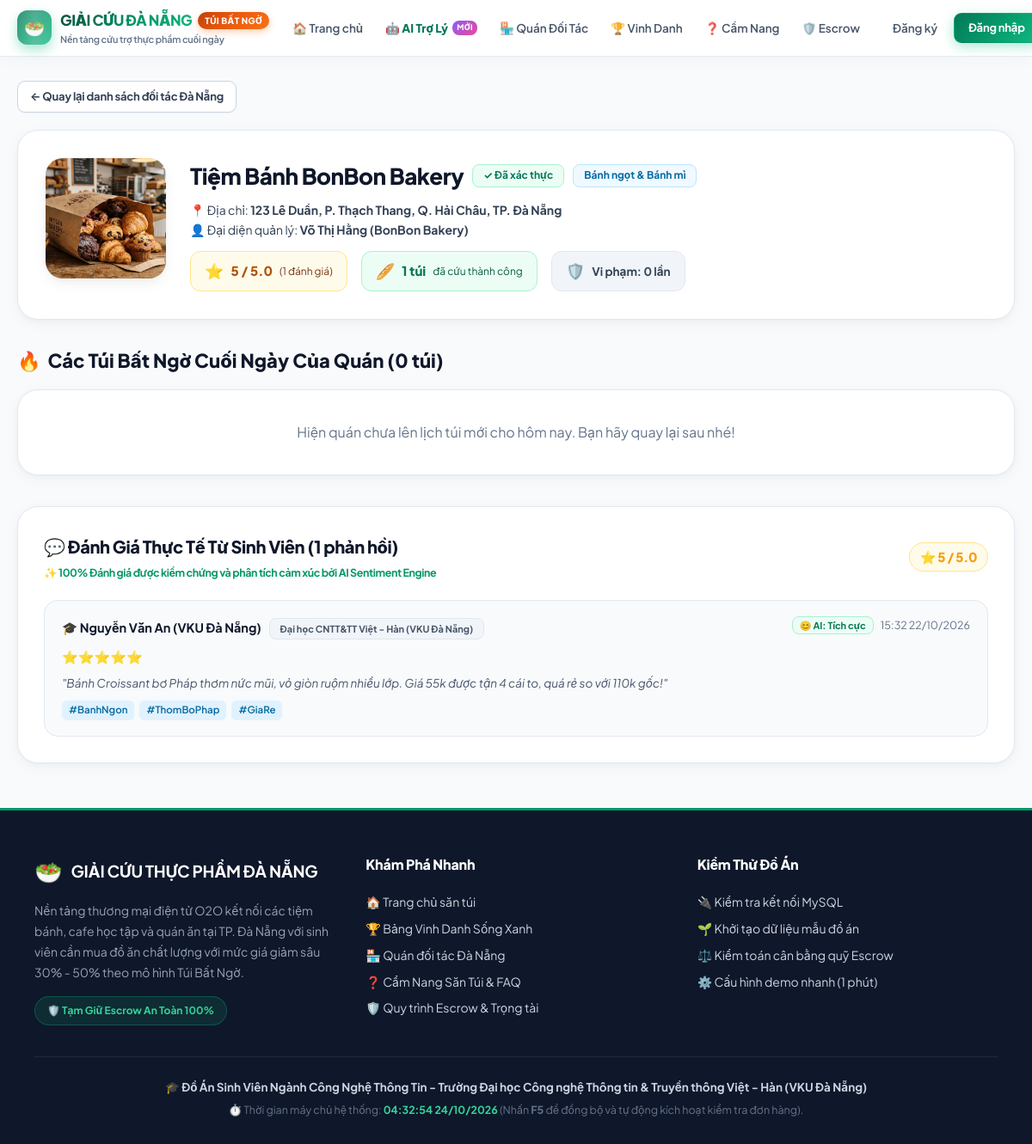
The app's page /quan_chi_tiet.php?id=1 with its own data.
### tables this page shows
CREATE TABLE `shops` (
  `id` int(11) NOT NULL AUTO_INCREMENT,
  `owner_id` int(11) NOT NULL,
  `name` varchar(150) NOT NULL,
  `address` varchar(255) NOT NULL,
  `district` varchar(50) NOT NULL,
  `type` varchar(50) NOT NULL,
  `image` varchar(255) DEFAULT NULL,
  `violation_count` int(11) NOT NULL DEFAULT 0,
  `status` enum('cho_duyet','da_duyet') NOT NULL DEFAULT 'cho_duyet',
  `created_at` datetime DEFAULT current_timestamp(),
  PRIMARY KEY (`id`),
  KEY `fk_shops_owner` (`owner_id`),
  CONSTRAINT `fk_shops_owner` FOREIGN KEY (`owner_id`) REFERENCES `users` (`id`) ON DELETE CASCADE
);

CREATE TABLE `users` (
  `id` int(11) NOT NULL AUTO_INCREMENT,
  `name` varchar(100) NOT NULL,
  `email` varchar(100) NOT NULL,
  `password` varchar(255) NOT NULL,
  `role` enum('student','shop_owner','admin') NOT NULL DEFAULT 'student',
  `balance` decimal(12,2) NOT NULL DEFAULT 0.00,
  `warning_count` int(11) NOT NULL DEFAULT 0,
  `is_locked` tinyint(1) NOT NULL DEFAULT 0,
  `created_at` datetime DEFAULT current_timestamp(),
  `university` varchar(150) DEFAULT 'Đại học CNTT&TT Việt - Hàn (VKU)',
  PRIMARY KEY (`id`),
  UNIQUE KEY `email` (`email`)
);

CREATE TABLE `reviews` (
  `id` int(11) NOT NULL AUTO_INCREMENT,
  `order_id` int(11) NOT NULL,
  `user_id` int(11) NOT NULL,
  `shop_id` int(11) NOT NULL,
  `rating` int(11) NOT NULL CHECK (`rating` between 1 and 5),
  `comment` text DEFAULT NULL,
  `created_at` datetime NOT NULL DEFAULT current_timestamp(),
  `ai_sentiment` varchar(30) DEFAULT 'tich_cuc',
  `ai_tags` varchar(255) DEFAULT '#NgonRe #HaiLong',
  PRIMARY KEY (`id`),
  UNIQUE KEY `order_id` (`order_id`),
  KEY `user_id` (`user_id`),
  KEY `shop_id` (`shop_id`),
  CONSTRAINT `reviews_ibfk_1` FOREIGN KEY (`order_id`) REFERENCES `orders` (`id`) ON DELETE CASCADE,
  CONSTRAINT `reviews_ibfk_2` FOREIGN KEY (`user_id`) REFERENCES `users` (`id`) ON DELETE CASCADE,
  CONSTRAINT `reviews_ibfk_3` FOREIGN KEY (`shop_id`) REFERENCES `shops` (`id`) ON DELETE CASCADE
);

### functions.php (called while the page is built, shortened)
<?php
function format_datetime($datetime) {
    $timestamp = strtotime($datetime);
    return date('H:i d/m/Y', $timestamp);
}
function get_shop_rating($conn, $shop_id) {
    $shop_id = (int)$shop_id;
    $stmt = mysqli_prepare($conn, "SELECT COUNT(*) AS total, COALESCE(AVG(rating), 5.0) AS avg_rate FROM reviews WHERE shop_id = ?");
    mysqli_stmt_bind_param($stmt, "i", $shop_id);
    mysqli_stmt_execute($stmt);
    $res = mysqli_stmt_get_result($stmt);
    $row = mysqli_fetch_assoc($res);
    $total = (int)($row['total'] ?? 0);
    $avg = round((float)($row['avg_rate'] ?? 5.0), 1);
    return [
        'total' => $total,
        'avg' => $avg
    ];
}
function get_shop_reviews($conn, $shop_id, $limit = 5) {
    $shop_id = (int)$shop_id;
    $limit = (int)$limit;
    $sql = "SELECT r.*, u.name AS student_name, u.university
            FROM reviews r
            JOIN users u ON r.user_id = u.id
            WHERE r.shop_id = ?
            ORDER BY r.id DESC LIMIT ?";
    $stmt = mysqli_prepare($conn, $sql);
    mysqli_stmt_bind_param($stmt, "ii", $shop_id, $limit);
    mysqli_stmt_execute($stmt);
    $res = mysqli_stmt_get_result($stmt);
    $reviews = [];
    while ($row = mysqli_fetch_assoc($res)) {
        $reviews[] = $row;
    }
    return $reviews;
}
?>

### quan_chi_tiet.php (the view, shortened to what this page needs)
<?php
require_once __DIR__ . '/config.php';
require_once __DIR__ . '/functions.php';
$shop_id = (int)($_GET['id'] ?? 0);
$sql = "SELECT s.*, u.name AS owner_name
        FROM shops s
        JOIN users u ON s.owner_id = u.id
        WHERE s.id = ? AND s.status = 'da_duyet' LIMIT 1";
$stmt = mysqli_prepare($conn, $sql);
mysqli_stmt_bind_param($stmt, "i", $shop_id);
mysqli_stmt_execute($stmt);
$res = mysqli_stmt_get_result($stmt);
$shop = mysqli_fetch_assoc($res);
$rating_info = get_shop_rating($conn, $shop['id']);
$reviews = get_shop_reviews($conn, $shop['id'], 10);
$shop_bags = [];
$sql_rescued = "SELECT COUNT(*) AS total FROM orders WHERE shop_id = ? AND status IN ('hoan_thanh', 'chuyen_tien_quan')";
$stmt_rescued = mysqli_prepare($conn, $sql_rescued);
mysqli_stmt_bind_param($stmt_rescued, "i", $shop['id']);
mysqli_stmt_execute($stmt_rescued);
$res_rescued = mysqli_stmt_get_result($stmt_rescued);
$total_rescued = mysqli_fetch_assoc($res_rescued)['total'] ?? 0;
require_once __DIR__ . '/header.php';
?>
<div style="margin-bottom: 20px;">
    <a href="<?php echo BASE_URL; ?>doi_tac.php" class="btn btn-outline btn-sm">
        &larr; Quay lại danh sách đối tác Đà Nẵng
    </a>
</div>
<div class="card" style="padding: 32px; border-radius: 24px; margin-bottom: 30px;">
    <div style="display: flex; gap: 28px; align-items: flex-start; flex-wrap: wrap;">
        <div style="width: 140px; height: 140px; border-radius: 20px; overflow: hidden; background: #f1f5f9; flex-shrink: 0; box-shadow: var(--shadow-md);">
            <?php
            $shop_img = !empty($shop['image']) ? BASE_URL . 'uploads/' . htmlspecialchars($shop['image']) : BASE_URL . 'uploads/bag_banh_ngot.jpg';
            ?>
            <img src="<?php echo $shop_img; ?>" alt="<?php echo htmlspecialchars($shop['name']); ?>" style="width: 100%; height: 100%; object-fit: cover;">
        </div>
        <div style="flex: 1; min-width: 280px;">
            <div style="display: flex; align-items: center; gap: 10px; margin-bottom: 8px;">
                <h1 style="font-size: 26px; font-weight: 900; color: var(--text-dark); letter-spacing: -0.5px;">
                    <?php echo htmlspecialchars($shop['name']); ?>
                </h1>
                <span class="badge badge-success" style="font-size: 12px;">✓ Đã xác thực</span>
                <span class="badge badge-info" style="font-size: 12px;"><?php echo htmlspecialchars($shop['type']); ?></span>
            </div>
            <div style="font-size: 14px; color: var(--text-body); margin-bottom: 12px; line-height: 1.6;">
                📍 Địa chỉ: <strong><?php echo htmlspecialchars($shop['address']); ?>, Q. <?php echo htmlspecialchars($shop['district']); ?>, TP. Đà Nẵng</strong><br>
                👤 Đại diện quản lý: <strong><?php echo htmlspecialchars($shop['owner_name']); ?></strong>
            </div>
            <div style="display: flex; gap: 16px; flex-wrap: wrap; margin-top: 14px;">
                <div style="background: #fffbeb; border: 1px solid #fde68a; padding: 8px 16px; border-radius: 12px; display: inline-flex; align-items: center; gap: 8px;">
                    <span style="font-size: 18px; color: #f59e0b;">⭐</span>
                    <span style="font-size: 15px; font-weight: 800; color: #b45309;"><?php echo $rating_info['avg']; ?> / 5.0</span>
                    <span style="font-size: 12px; color: #78350f;">(<?php echo $rating_info['total']; ?> đánh giá)</span>
                </div>
                <div style="background: #ecfdf5; border: 1px solid #a7f3d0; padding: 8px 16px; border-radius: 12px; display: inline-flex; align-items: center; gap: 8px;">
                    <span style="font-size: 18px;">🥖</span>
                    <span style="font-size: 15px; font-weight: 800; color: #047857;"><?php echo $total_rescued; ?> túi</span>
                    <span style="font-size: 12px; color: #065f46;">đã cứu thành công</span>
                </div>
                <div style="background: #f1f5f9; border: 1px solid #e2e8f0; padding: 8px 16px; border-radius: 12px; display: inline-flex; align-items: center; gap: 8px;">
                    <span style="font-size: 18px;">🛡️</span>
                    <span style="font-size: 13.5px; font-weight: 700; color: #334155;">Vi phạm: <?php echo $shop['violation_count']; ?> lần</span>
                </div>
            </div>
        </div>
    </div>
</div>
<div style="margin-bottom: 36px;">
    <h2 style="font-size: 22px; font-weight: 800; color: var(--text-dark); margin-bottom: 16px; display: flex; align-items: center; gap: 8px;">
        <span>🔥</span> Các Túi Bất Ngờ Cuối Ngày Của Quán (<?php echo count($shop_bags); ?> túi)
    </h2>
    <?php if (empty($shop_bags)): ?>
        <div class="card" style="text-align: center; padding: 36px; background: white;">
            <p style="color: var(--text-muted);">Hiện quán chưa lên lịch túi mới cho hôm nay. Bạn hãy quay lại sau nhé!</p>
        </div>
    <?php endif; ?>
</div>
<div class="card" style="border-radius: 24px; padding: 30px;">
    <div class="card-title" style="display: flex; justify-content: space-between; align-items: center; flex-wrap: wrap; gap: 10px;">
        <div>
            <span>💬 Đánh Giá Thực Tế Từ Sinh Viên (<?php echo count($reviews); ?> phản hồi)</span>
            <div style="font-size: 12.5px; color: #059669; font-weight: 700; margin-top: 4px;">
                ✨ 100% Đánh giá được kiểm chứng và phân tích cảm xúc bởi AI Sentiment Engine
            </div>
        </div>
        <span style="font-size: 15px; color: #f59e0b; font-weight: 800; background: #fffbeb; padding: 4px 12px; border-radius: 20px; border: 1px solid #fde68a;">⭐ <?php echo $rating_info['avg']; ?> / 5.0</span>
    </div>
    <?php if (empty($reviews)): ?>
        <p style="text-align: center; color: var(--text-muted); padding: 24px 0;">
            Chưa có đánh giá nào cho quán này. Sau khi nhận túi thành công, bạn có thể trở thành người đầu tiên đánh giá!
        </p>
    <?php else: ?>
        <div style="display: flex; flex-direction: column; gap: 16px;">
            <?php foreach ($reviews as $rev):
                $badge_class = 'badge-success';
                $badge_label = '😊 AI: Tích cực';
            ?>
                <div style="background: #f8fafc; border: 1px solid var(--border-color); padding: 18px 20px; border-radius: 16px;">
                    <div style="display: flex; justify-content: space-between; align-items: flex-start; margin-bottom: 8px; flex-wrap: wrap; gap: 8px;">
                        <div>
                            <strong style="color: var(--text-dark); font-size: 14.5px;">🎓 <?php echo htmlspecialchars($rev['student_name']); ?></strong>
                            <span class="badge badge-gray" style="font-size: 11px; margin-left: 6px;"><?php echo htmlspecialchars($rev['university'] ?? 'Sinh viên Đà Nẵng'); ?></span>
                        </div>
                        <div style="display: flex; align-items: center; gap: 8px;">
                            <span class="badge <?php echo $badge_class; ?>" style="font-size: 11px; padding: 3px 8px;">
                                <?php echo $badge_label; ?>
                            </span>
                            <span style="font-size: 12.5px; color: var(--text-muted);"><?php echo format_datetime($rev['created_at']); ?></span>
                        </div>
                    </div>
                    <div style="color: #f59e0b; font-size: 15px; margin-bottom: 8px;">
                        <?php echo str_repeat('⭐', $rev['rating']); ?>
                    </div>
                    <p style="font-size: 13.5px; color: #475569; line-height: 1.6; font-style: italic; margin-bottom: 10px;">
                        "<?php echo nl2br(htmlspecialchars($rev['comment'] ?? 'Chất lượng rất tốt, thức ăn sạch sẽ và đúng giờ.')); ?>"
                    </p>
                    <?php if (!empty($rev['ai_tags'])): ?>
                        <div style="display: flex; gap: 6px; flex-wrap: wrap;">
                            <?php foreach (explode(' ', $rev['ai_tags']) as $tag): if(empty(trim($tag))) continue; ?>
                                <span style="font-size: 11.5px; background: #e0f2fe; color: #0369a1; padding: 2px 8px; border-radius: 6px; font-weight: 600;">
                                    <?php echo htmlspecialchars($tag); ?>
                                </span>
                            <?php endforeach; ?>
                        </div>
                    <?php endif; ?>
                </div>
            <?php endforeach; ?>
        </div>
    <?php endif; ?>
</div>
<?php require_once __DIR__ . '/footer.php'; ?>

### css/style.css (style rules this page uses)
:root { --primary-color: #059669; --primary-dark: #047857; --primary-deep: #064e3b; --primary-light: #ecfdf5; --primary-subtle: #d1fae5; --primary-hover: #10b981; --primary-gradient: linear-gradient(135deg, #047857 0%, #059669 45%, #10b981 100%); --primary-glow: rgba(16, 185, 129, 0.35); --secondary-color: #ea580c; --secondary-dark: #c2410c; --secondary-light: #fff7ed; --secondary-subtle: #ffedd5; --secondary-hover: #f97316; --secondary-gradient: linear-gradient(135deg, #c2410c 0%, #ea580c 45%, #f97316 100%); --secondary-glow: rgba(249, 115, 22, 0.35); --accent-gold: #f59e0b; --accent-gold-light: #fef3c7; --accent-gold-gradient: linear-gradient(135deg, #d97706 0%, #f59e0b 50%, #fbbf24 100%); --text-dark: #0f172a; --text-heading: #1e293b; --text-body: #334155; --text-muted: #64748b; --text-light: #94a3b8; --bg-page: #f8fafc; --bg-surface: #ffffff; --bg-card: #ffffff; --bg-subtle: #f1f5f9; --border-color: #e2e8f0; --border-light: #f1f5f9; --border-hover: #a7f3d0; --border-focus: #10b981; --shadow-xs: 0 1px 2px 0 rgba(15, 23, 42, 0.04); --shadow-sm: 0 2px 4px -1px rgba(15, 23, 42, 0.06), 0 1px 2px -1px rgba(15, 23, 42, 0.04); --shadow-md: 0 6px 16px -2px rgba(15, 23, 42, 0.08), 0 2px 6px -2px rgba(15, 23, 42, 0.04); --shadow-lg: 0 12px 28px -4px rgba(15, 23, 42, 0.1), 0 4px 12px -3px rgba(15, 23, 42, 0.05); --shadow-xl: 0 20px 40px -8px rgba(15, 23, 42, 0.14), 0 8px 16px -4px rgba(15, 23, 42, 0.06); --shadow-card: 0 4px 20px -2px rgba(15, 23, 42, 0.05), 0 2px 6px -1px rgba(15, 23, 42, 0.03); --shadow-card-hover: 0 18px 36px -6px rgba(5, 150, 105, 0.16), 0 8px 16px -3px rgba(15, 23, 42, 0.06); --success-color: #10b981; --success-light: #ecfdf5; --success-border: #a7f3d0; --danger-color: #ef4444; --danger-light: #fef2f2; --danger-border: #fecaca; --warning-color: #f59e0b; --warning-light: #fffbeb; --warning-border: #fde68a; --info-color: #0ea5e9; --info-light: #f0f9ff; --info-border: #bae6fd; --purple-color: #8b5cf6; --purple-light: #f5f3ff; --purple-border: #ddd6fe; --radius-sm: 8px; --radius-md: 12px; --radius-lg: 18px; --radius-xl: 24px; --radius-full: 9999px; }
*, *::before, *::after { box-sizing: border-box; margin: 0; padding: 0; }
html { scroll-behavior: smooth; }
body { font-family: 'Plus Jakarta Sans', 'Inter', -apple-system, BlinkMacSystemFont, "Segoe UI", Roboto, sans-serif; background-color: var(--bg-page); color: var(--text-body); line-height: 1.6; display: flex; flex-direction: column; min-height: 100vh; -webkit-font-smoothing: antialiased; -moz-osx-font-smoothing: grayscale; }
.card { background: var(--bg-card); border: 1px solid var(--border-color); border-radius: var(--radius-xl); padding: 28px; margin-bottom: 24px; box-shadow: var(--shadow-card); transition: all 0.3s cubic-bezier(0.16, 1, 0.3, 1); position: relative; }
.card-title { font-size: 20px; font-weight: 800; color: var(--text-dark); margin-bottom: 22px; letter-spacing: -0.4px; display: flex; justify-content: space-between; align-items: center; }
.btn { display: inline-flex; align-items: center; justify-content: center; gap: 8px; padding: 11px 22px; font-size: 14.5px; font-weight: 700; text-align: center; text-decoration: none; border-radius: 12px; cursor: pointer; border: 1px solid transparent; transition: all 0.25s cubic-bezier(0.16, 1, 0.3, 1); letter-spacing: -0.2px; font-family: inherit; }
.btn-outline { background-color: #ffffff; border-color: #cbd5e1; color: #334155; box-shadow: var(--shadow-xs); }
.btn-sm { padding: 7px 14px; font-size: 13px; border-radius: 9px; }
.badge { display: inline-flex; align-items: center; gap: 5px; padding: 5px 12px; font-size: 12px; font-weight: 700; border-radius: 8px; text-align: center; line-height: 1.2; }
.badge-success { background-color: var(--success-light); color: #047857; border: 1px solid var(--success-border); }
.badge-info { background-color: var(--info-light); color: #0369a1; border: 1px solid var(--info-border); }
.badge-gray { background-color: #f1f5f9; color: #475569; border: 1px solid #e2e8f0; }

### records on screen
shops: image (picture), name "Tiệm Bánh BonBon Bakery", type "Bánh ngọt & Bánh mì", address "123 Lê Duẩn, P. Thạch Thang", district "Hải Châu", owner.name "Võ Thị Hằng (BonBon Bakery)", violation_count "0"
reviews: user.name "Nguyễn Văn An (VKU Đà Nẵng)", user.university "Đại học CNTT&TT Việt - Hàn (VKU Đà Nẵng)", badge_label "😊 AI: Tích cực", created_at "15:32 22/10/2026", rating "⭐⭐⭐⭐⭐", comment "Bánh Croissant bơ Pháp thơm nức mũi, vỏ giòn ruộm nhiều lớp. Giá 55k được tận 4 cái to, quá rẻ so với 110k gốc!", ai_tags "#BanhNgon", ai_tags "#ThomBoPhap", ai_tags "#GiaRe"

### other values on screen
$rating_info['avg'] "5"
$rating_info['total'] "1"
$total_rescued "1"
count($shop_bags) "0"
count($reviews) "1"
